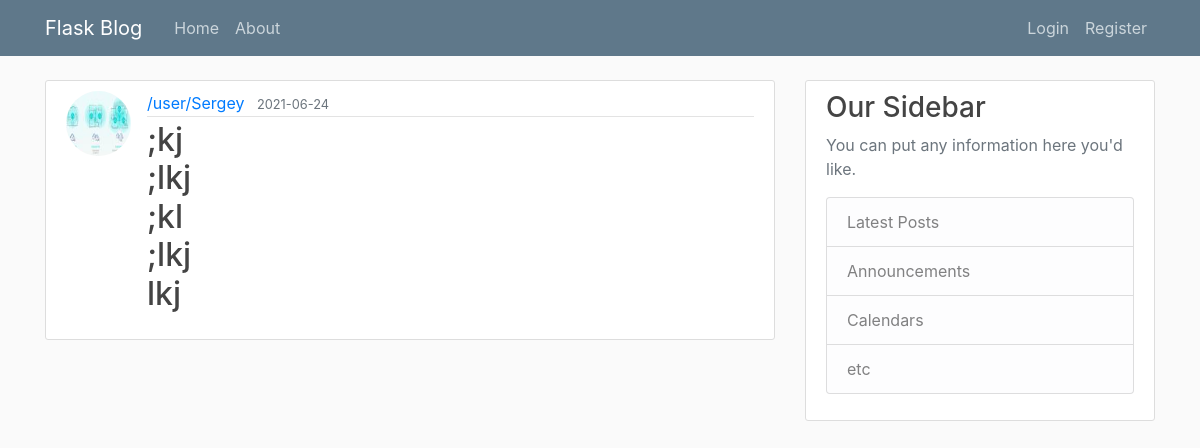
Page /post/8 on the earlier database version.
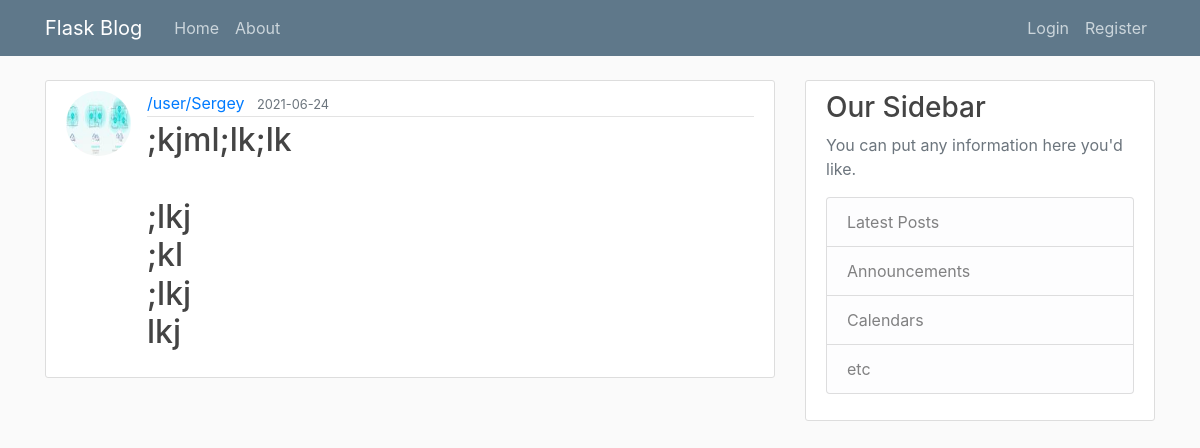
Same page on the later database version.
### flaskblog/models.py (models this page shows, shortened)
class Post(db.Model):
    id = db.Column(db.Integer, primary_key=True)
    title = db.Column(db.String(100), nullable=False)
    date_posted = db.Column(db.DateTime, nullable=False, default=datetime.utcnow)
    content = db.Column(db.Text, nullable=False)
    user_id = db.Column(db.Integer, db.ForeignKey('user.id'), nullable=False)

### flaskblog/posts/routes.py (the view)
@posts.route("/post/<int:post_id>", methods=['GET', 'POST'])
def post(post_id):
    post = Post.query.get_or_404(post_id)
    return render_template('post.html', title=post.title, post=post)

### flaskblog/templates/post.html (shortened to what this page needs)
{% extends "layout.html" %}
{% block content %}
    <article class="media content-section">
        <img class="rounded-circle article-img" src="{{ url_for('static', filename='profile_pics/' + post.author.image_file) }}">
      <div class="media-body">
        <div class="article-metadata">
          <a class="mr-2" href="#">{{ url_for('users.user_posts', username=post.author.username) }}</a>
          <small class="text-muted">{{ post.date_posted.strftime('%Y-%m-%d') }}</small>
        </div>
        <h2 class="article-title"><{{ post.title }}</h2>
        <p class="article-content">{{ post.content }}</p>
      </div>
    </article>
{% endblock content %}

Differences in the rows shown:
changed Post: content ";kj ;lkj ;kl ;lkj lkj" → ";kjml;lk;lk ;lkj ;kl ;lkj lkj"
